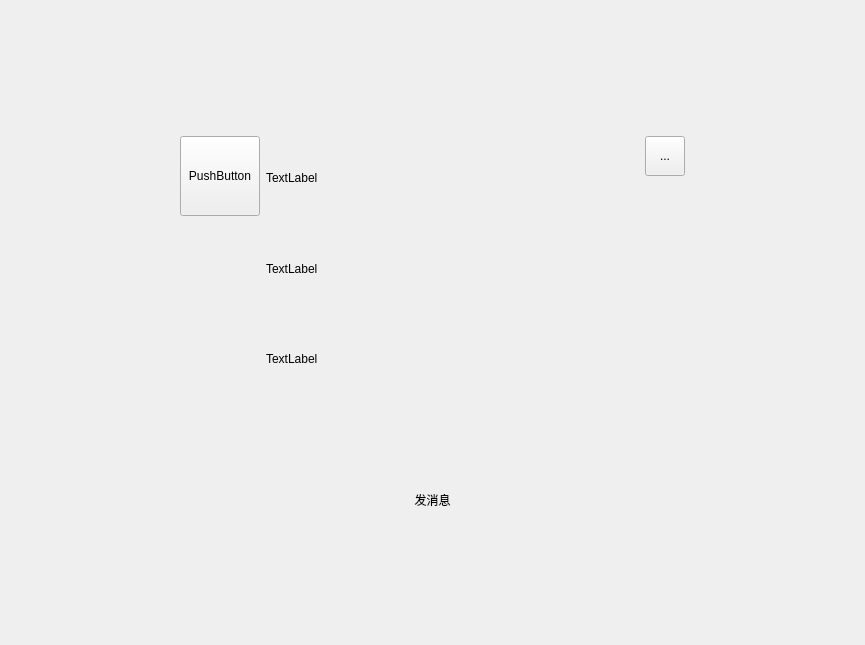
<?xml version="1.0" encoding="UTF-8"?>
<ui version="4.0">
 <class>FriendInformationWgt</class>
 <widget class="QWidget" name="FriendInformationWgt">
  <property name="geometry">
   <rect>
    <x>0</x>
    <y>0</y>
    <width>865</width>
    <height>645</height>
   </rect>
  </property>
  <property name="windowTitle">
   <string>Form</string>
  </property>
  <property name="styleSheet">
   <string notr="true">QLabel {
	font: 25 10pt '微软雅黑 Light';
	color: black;
}</string>
  </property>
  <layout class="QGridLayout" name="gridLayout" rowstretch="1,3,1" columnstretch="1,3,1">
   <item row="0" column="1">
    <spacer name="verticalSpacer_3">
     <property name="orientation">
      <enum>Qt::Vertical</enum>
     </property>
     <property name="sizeHint" stdset="0">
      <size>
       <width>20</width>
       <height>40</height>
      </size>
     </property>
    </spacer>
   </item>
   <item row="1" column="0">
    <spacer name="horizontalSpacer">
     <property name="orientation">
      <enum>Qt::Horizontal</enum>
     </property>
     <property name="sizeHint" stdset="0">
      <size>
       <width>40</width>
       <height>20</height>
      </size>
     </property>
    </spacer>
   </item>
   <item row="1" column="1">
    <layout class="QVBoxLayout" name="verticalLayout_4">
     <item>
      <layout class="QHBoxLayout" name="horizontalLayout" stretch="1,2,1">
       <item>
        <layout class="QVBoxLayout" name="verticalLayout" stretch="2,2">
         <item>
          <widget class="QPushButton" name="pushButton">
           <property name="sizePolicy">
            <sizepolicy hsizetype="Maximum" vsizetype="Maximum">
             <horstretch>0</horstretch>
             <verstretch>0</verstretch>
            </sizepolicy>
           </property>
           <property name="minimumSize">
            <size>
             <width>80</width>
             <height>80</height>
            </size>
           </property>
           <property name="maximumSize">
            <size>
             <width>80</width>
             <height>80</height>
            </size>
           </property>
           <property name="text">
            <string>PushButton</string>
           </property>
          </widget>
         </item>
         <item>
          <spacer name="verticalSpacer">
           <property name="orientation">
            <enum>Qt::Vertical</enum>
           </property>
           <property name="sizeHint" stdset="0">
            <size>
             <width>20</width>
             <height>40</height>
            </size>
           </property>
          </spacer>
         </item>
        </layout>
       </item>
       <item>
        <layout class="QVBoxLayout" name="verticalLayout_2" stretch="1,1,1,1">
         <item>
          <widget class="QLabel" name="FriendUsernameLb">
           <property name="text">
            <string>TextLabel</string>
           </property>
          </widget>
         </item>
         <item>
          <widget class="QLabel" name="FriendUseridLb">
           <property name="text">
            <string>TextLabel</string>
           </property>
          </widget>
         </item>
         <item>
          <widget class="QLabel" name="FriendPhoneLb">
           <property name="text">
            <string>TextLabel</string>
           </property>
          </widget>
         </item>
         <item>
          <spacer name="verticalSpacer_5">
           <property name="orientation">
            <enum>Qt::Vertical</enum>
           </property>
           <property name="sizeHint" stdset="0">
            <size>
             <width>20</width>
             <height>40</height>
            </size>
           </property>
          </spacer>
         </item>
        </layout>
       </item>
       <item>
        <layout class="QVBoxLayout" name="verticalLayout_3" stretch="1,1">
         <item>
          <widget class="QToolButton" name="toolButton">
           <property name="sizePolicy">
            <sizepolicy hsizetype="Maximum" vsizetype="Maximum">
             <horstretch>0</horstretch>
             <verstretch>0</verstretch>
            </sizepolicy>
           </property>
           <property name="maximumSize">
            <size>
             <width>40</width>
             <height>40</height>
            </size>
           </property>
           <property name="text">
            <string>...</string>
           </property>
          </widget>
         </item>
         <item>
          <spacer name="verticalSpacer_2">
           <property name="orientation">
            <enum>Qt::Vertical</enum>
           </property>
           <property name="sizeHint" stdset="0">
            <size>
             <width>20</width>
             <height>40</height>
            </size>
           </property>
          </spacer>
         </item>
        </layout>
       </item>
      </layout>
     </item>
     <item>
      <widget class="QPushButton" name="pushButton_2">
       <property name="styleSheet">
        <string notr="true">QPushButton {
    background-color: transparent;
    border-radius: 15px;
	font: 25 14pt '微软雅黑 Light';
	color: black;
}

    QPushButton:hover {
        background-color: rgb(170,168,159);
    }

    QPushButton:pressed {
        background-color: rgb(115,110,95);
    }</string>
       </property>
       <property name="text">
        <string>发消息</string>
       </property>
      </widget>
     </item>
    </layout>
   </item>
   <item row="1" column="2">
    <spacer name="horizontalSpacer_2">
     <property name="orientation">
      <enum>Qt::Horizontal</enum>
     </property>
     <property name="sizeHint" stdset="0">
      <size>
       <width>40</width>
       <height>20</height>
      </size>
     </property>
    </spacer>
   </item>
   <item row="2" column="1">
    <spacer name="verticalSpacer_4">
     <property name="orientation">
      <enum>Qt::Vertical</enum>
     </property>
     <property name="sizeHint" stdset="0">
      <size>
       <width>20</width>
       <height>40</height>
      </size>
     </property>
    </spacer>
   </item>
  </layout>
 </widget>
 <resources/>
 <connections/>
</ui>
